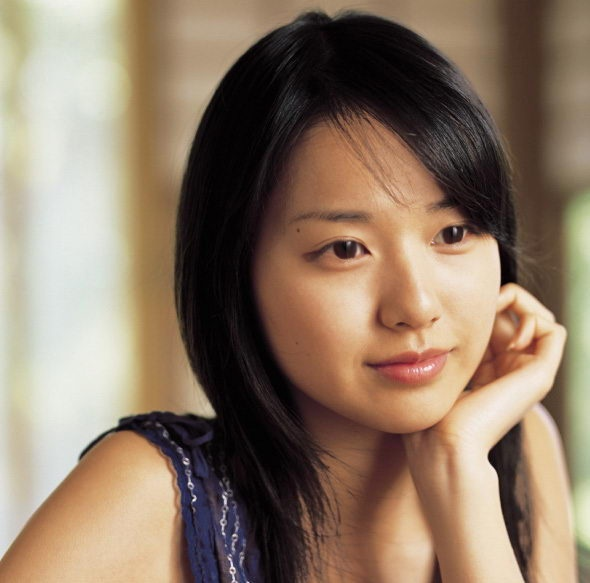
//> input picture changeBigeye/a.jpg, 590 x 583 px
$ ./main   (built with g++ and OpenCV 4)
//> lines starting //> are read from the running program, lines starting //| are printed output that depends on the picture
#include<iostream>
#include"USM.h"


using namespace std;

// 查表进行gamma校正
float GammaLUT[256];
void buildTable(float fprecompensation)
{
//> called with fprecompensation = 0.9
	float f;
	for (int i = 0; i < 256; i++)
	{
		f = i / 255.0;
		f = 1.0*pow(f, fprecompensation);
		GammaLUT[i] = f;
		//GammaLUT[i] = uchar(f*255-0.5);
	}
}

int main()
{
	//分母越大对比度越明显
	buildTable(0.90);
	string path1 = "C:/Users/jingzhao004214/Desktop/a.jpg";
	Mat srcImg = imread(path1);
//> srcImg is the input picture: 583 rows x 590 cols, CV_8UC3; mean B, G, R 101.6, 120.7, 141
	int h = srcImg.rows;
//> h = 583
	int w = srcImg.cols;
//> w = 590
	cv::imshow("original", srcImg);

	//手机上是这么处理的..........
	//一系列的图像的精度变换
	Mat curveImg(srcImg.size(), CV_32FC3);
	Mat_<float> blenImg(srcImg.size(), CV_32FC1);
	Mat NormalizeImg;
	srcImg.convertTo(NormalizeImg, CV_32FC3, 1 / 255.0);
	Mat Exposure;
	NormalizeImg.convertTo(Exposure, CV_32FC3, pow(2.0, -1.0));
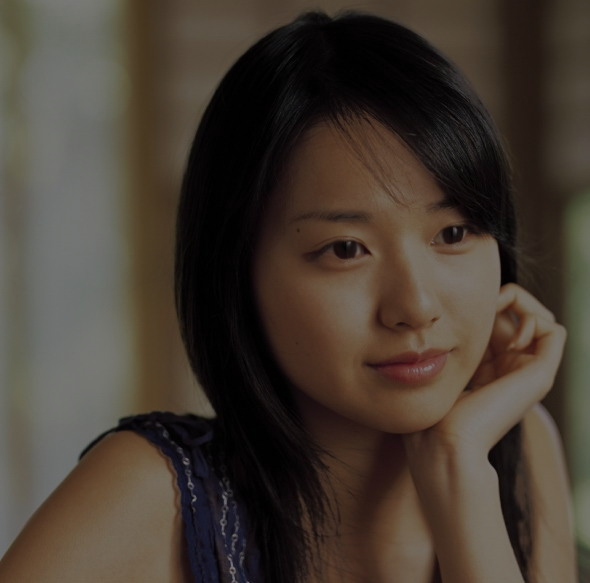
//> Exposure: 583 rows x 590 cols, CV_32FC3; mean B, G, R 0.199, 0.237, 0.276

	for (int i = 0; i < h; i++)
	{

		float *ptr = Exposure.ptr<float>(i);
		float *ptr2 = curveImg.ptr<float>(i);
		uchar *ptr3 = srcImg.ptr<uchar>(i);
		for (int j = 0; j < w; j++)
		{
			float mask = 2.0*ptr[3 * j] * ptr[3 * j + 1];
			//float mask = 0.114*ptr1[3 * j] + 0.587*ptr1[3 * j + 1] + 0.299*ptr1[3*j+2];
			blenImg[i][j] = mask;

			int b = ptr3[3 * j];
			int g = ptr3[3 * j + 1];
			int r = ptr3[3 * j + 2];
			//ptr2[3 * j] = spline[b]/255.0;
			//ptr2[3 * j + 1] = spline[g] /255.0;
			//ptr2[3 * j + 2] = spline[r] /255.0;
			ptr2[3 * j] = GammaLUT[b];
			ptr2[3 * j + 1] = GammaLUT[g];
			ptr2[3 * j + 2] = GammaLUT[r];
		}
	}//进行gamma曲线的增强
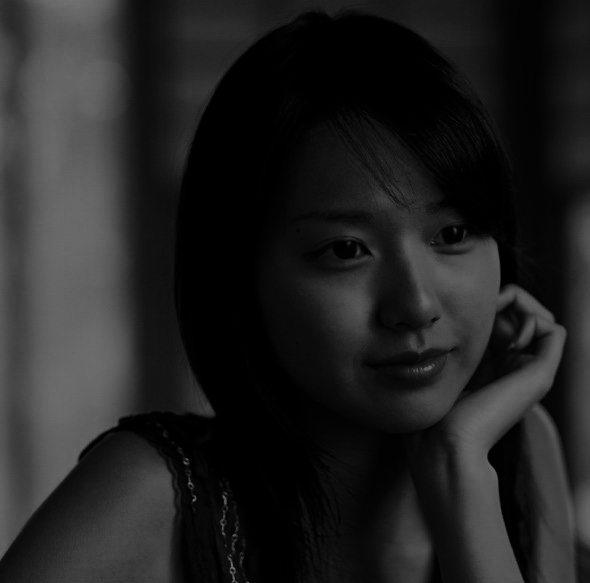
//> blenImg: 583 rows x 590 cols, CV_32FC1; min 0, max 0.482, mean 0.134

	float sigmaD = 15.0;
	float sigmaC = (1 / (2 * 3.1415926*sigmaD*sigmaD));
	int r = 7;
	float **dw, *cw;
	cw = new float[256];
	dw = new float *[2 * r + 1];
	for (int i = 0; i < 2 * r + 1; i++)
		dw[i] = new float[2 * r + 1];
	for (int i = -r; i <= r; i++) {
		for (int j = -r; j <= r; j++) {
			//dw[i + r][j + r] = 1.0 / ((2 * r + 1)*(2 * r + 1));
			dw[i + r][j + r] = sigmaC*exp(-0.5*(i*i + j*j) / (sigmaD*sigmaD));
		}
	}
	// [4 lines of commented-out code are left out]

	Mat_<float> BFImg(srcImg.size(), CV_32FC1);
	Mat_<float> highpass(srcImg.size(), CV_32FC1);

	// bilateral filter
	//#pragma omp parallel for
	for (int row = r; row < h - r; row++)
	{
		//float *ptr1 = NormalizeImg.ptr<float>(row);
		float *ptr2 = highpass.ptr<float>(row);
		for (int col = r; col < w - r; col++)
		{
			float weightSum = 0;
			float pixelSum = 0;
			float cur_pixel = blenImg[row][col];

			for (int i = -r; i <= r; i++)
			{
				for (int j = -r; j <= r; j++)
				{
					float weight;
					float nei_pixel = blenImg[row + i][col + j];

					//float Itensitive = exp(-0.5 * ((nei_pixel - cur_pixel)*(nei_pixel - cur_pixel)) / (sigmaC*sigmaC));
					float a = sqrt((nei_pixel - cur_pixel)*(nei_pixel - cur_pixel) * 3) * 5;
					float Itensitive = fmin(a, 1.0);
					float Spatial = dw[i + r][j + r];
					weight = Spatial * (1 - Itensitive);
					pixelSum += nei_pixel * weight;
					weightSum += weight;
				}
			}

			float res = pixelSum / weightSum;
			BFImg[row][col] = res;
			// enhance three times
			float delta = cur_pixel - res + 0.5;
			for (int k = 0; k < 6; k++)
			{
				if (delta < 0.5)
					delta = delta*delta * 2;
				else
					delta = 1.0 - (1.0 - delta)*(1.0 - delta) * 2;
			}
			const float temp = 255.0 / (164.0 - 75.0);
			delta = (delta - 75.0 / 255.0)*temp;

			if (delta < 0.0) delta = 0.0;
			if (delta > 1.0) delta = 1.0;

			highpass[row][col] = delta;
		}
	}
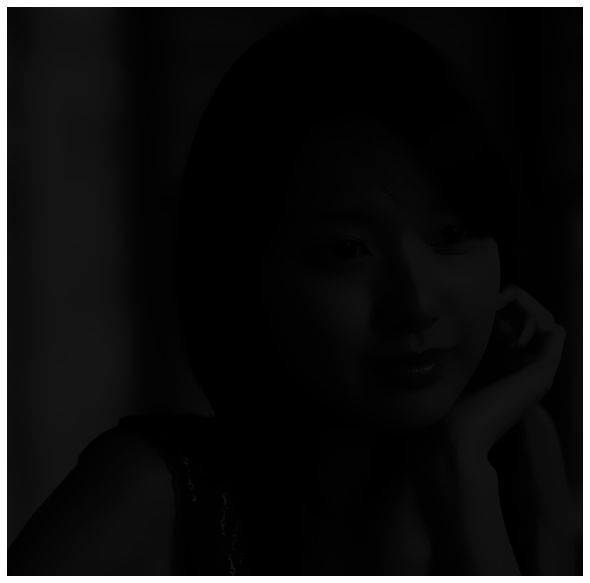
//> BFImg: 583 rows x 590 cols, CV_32FC1; min 4.4e-05, max 5, mean 0.36; drawn with min black and max white
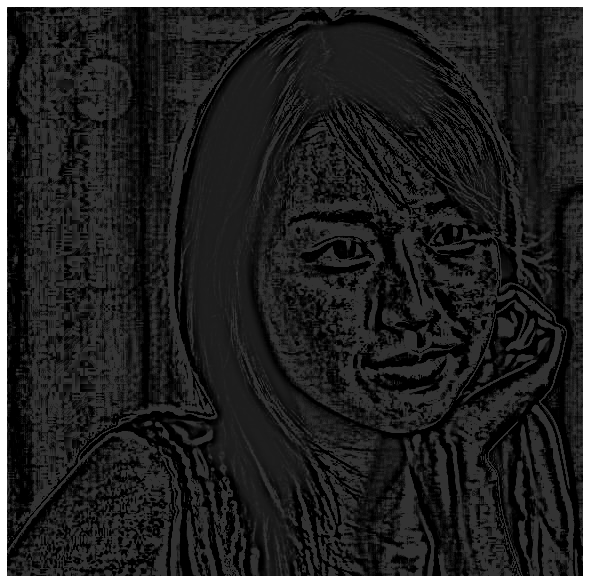
//> highpass: 583 rows x 590 cols, CV_32FC1; min 0, max 5, mean 0.742; drawn with min black and max white

	//blur(highpass, highpass, Size(5,5));

	Mat combine(srcImg.size(), CV_32FC3);
	for (int i = 0; i < h; i++)
	{
		float *ptr = curveImg.ptr<float>(i);
		float *ptr2 = NormalizeImg.ptr<float>(i);
		float *ptr3 = combine.ptr<float>(i);
		for (int j = 0; j < w; j++)
		{
			float alpha = highpass[i][j];
			ptr3[3 * j + 0] = ((1 - alpha)*ptr[3 * j] + alpha*ptr2[3 * j]);
			ptr3[3 * j + 1] = ((1 - alpha)*ptr[3 * j + 1] + alpha*ptr2[3 * j + 1]);
			ptr3[3 * j + 2] = ((1 - alpha)*ptr[3 * j + 2] + alpha*ptr2[3 * j + 2]);
		}
	}
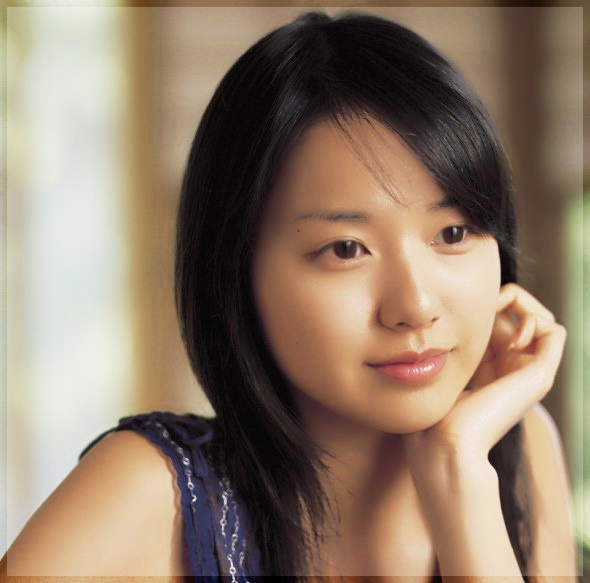
//> combine: 583 rows x 590 cols, CV_32FC3; mean B, G, R 0.406, 0.48, 0.559; drawn with min black and max white
	imshow("meiyan", combine);

//> (the run ends here: the program needs code that is not available in this run, at `Mat sharpness = ruihua::USM(combine);`)
